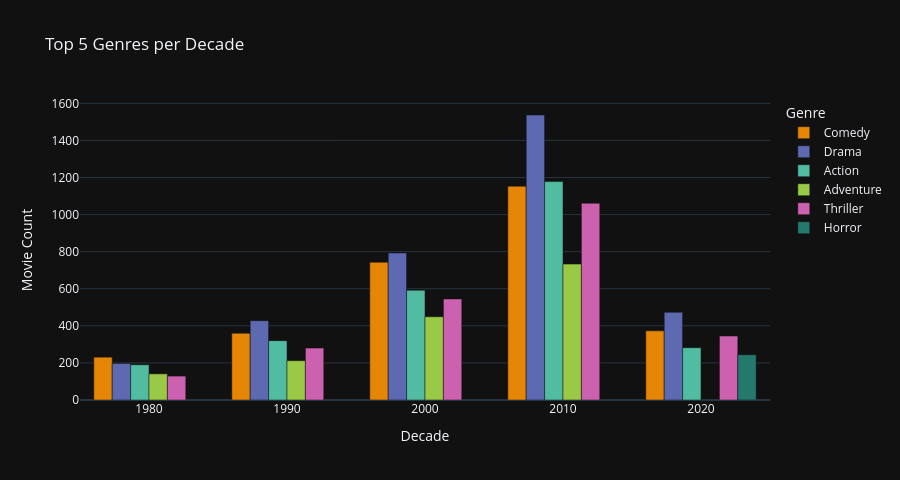

The code cell stored with this chart in its notebook:
### Code cell
# ── Top 5 genres per decade ───────────────────────────────────────────────────
dec_genre = df.dropna(subset=['Decade']).groupby(['Decade','Genre']).size().reset_index(name='Count')
dec_genre = dec_genre[dec_genre['Decade'] >= 1980]

top5_per_decade = (
    dec_genre.groupby('Decade')
    .apply(lambda g: g.nlargest(5,'Count'))
    .reset_index(drop=True)
)

fig = px.bar(
    top5_per_decade, x='Decade', y='Count', color='Genre',
    barmode='group', title='Top 5 Genres per Decade',
    template='plotly_dark', color_discrete_sequence=PALETTE,
    labels={'Count':'Movie Count','Decade':'Decade'}
)
fig.update_layout(height=480)
fig.show()

### Figure 1 — Plotly figure (JSON) as saved in the notebook; plotly's stock layout.template omitted (floating-point values rounded to 4 significant figures)
{"data": [{"alignmentgroup": "True", "hovertemplate": "Genre=Comedy<br>Decade=%{x}<br>Movie Count=%{y}<extra></extra>", "legendgroup": "Comedy", "marker": {"color": "rgb(229, 134, 6)", "pattern": {"shape": ""}}, "name": "Comedy", "offsetgroup": "Comedy", "orientation": "v", "showlegend": true, "textposition": "auto", "type": "bar", "x": [1980, 1990, 2000, 2010, 2020], "xaxis": "x", "y": [231, 360, 743, 1153, 373], "yaxis": "y"}, {"alignmentgroup": "True", "hovertemplate": "Genre=Drama<br>Decade=%{x}<br>Movie Count=%{y}<extra></extra>", "legendgroup": "Drama", "marker": {"color": "rgb(93, 105, 177)", "pattern": {"shape": ""}}, "name": "Drama", "offsetgroup": "Drama", "orientation": "v", "showlegend": true, "textposition": "auto", "type": "bar", "x": [1980, 1990, 2000, 2010, 2020], "xaxis": "x", "y": [197, 428, 793, 1537, 473], "yaxis": "y"}, {"alignmentgroup": "True", "hovertemplate": "Genre=Action<br>Decade=%{x}<br>Movie Count=%{y}<extra></extra>", "legendgroup": "Action", "marker": {"color": "rgb(82, 188, 163)", "pattern": {"shape": ""}}, "name": "Action", "offsetgroup": "Action", "orientation": "v", "showlegend": true, "textposition": "auto", "type": "bar", "x": [1980, 1990, 2000, 2010, 2020], "xaxis": "x", "y": [190, 320, 592, 1178, 282], "yaxis": "y"}, {"alignmentgroup": "True", "hovertemplate": "Genre=Adventure<br>Decade=%{x}<br>Movie Count=%{y}<extra></extra>", "legendgroup": "Adventure", "marker": {"color": "rgb(153, 201, 69)", "pattern": {"shape": ""}}, "name": "Adventure", "offsetgroup": "Adventure", "orientation": "v", "showlegend": true, "textposition": "auto", "type": "bar", "x": [1980, 1990, 2000, 2010], "xaxis": "x", "y": [141, 212, 449, 733], "yaxis": "y"}, {"alignmentgroup": "True", "hovertemplate": "Genre=Thriller<br>Decade=%{x}<br>Movie Count=%{y}<extra></extra>", "legendgroup": "Thriller", "marker": {"color": "rgb(204, 97, 176)", "pattern": {"shape": ""}}, "name": "Thriller", "offsetgroup": "Thriller", "orientation": "v", "showlegend": true, "textposition": "auto", "type": "bar", "x": [1980, 1990, 2000, 2010, 2020], "xaxis": "x", "y": [129, 280, 545, 1061, 345], "yaxis": "y"}, {"alignmentgroup": "True", "hovertemplate": "Genre=Horror<br>Decade=%{x}<br>Movie Count=%{y}<extra></extra>", "legendgroup": "Horror", "marker": {"color": "rgb(36, 121, 108)", "pattern": {"shape": ""}}, "name": "Horror", "offsetgroup": "Horror", "orientation": "v", "showlegend": true, "textposition": "auto", "type": "bar", "x": [2020], "xaxis": "x", "y": [244], "yaxis": "y"}], "layout": {"barmode": "group", "height": 480, "legend": {"title": {"text": "Genre"}, "tracegroupgap": 0}, "title": {"text": "Top 5 Genres per Decade"}, "xaxis": {"anchor": "y", "domain": [0, 1], "title": {"text": "Decade"}}, "yaxis": {"anchor": "x", "domain": [0, 1], "title": {"text": "Movie Count"}}}}
